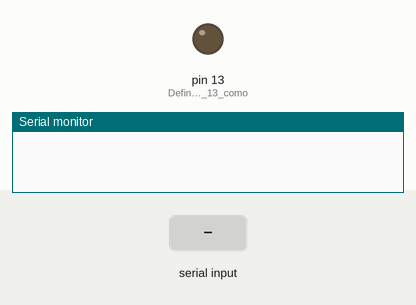
Recording of a sketch running on a simulated Arduino Uno, built with avr-gcc and run on an emulated ATmega328P. Parts: output pins drawn as LEDs (lit = HIGH), the last lines printed to the serial monitor. The test bench sets the inputs (shaded band).

Above: at 1.2 s.
1.3 s: "1" received over the second serial link
At 1.9 s:
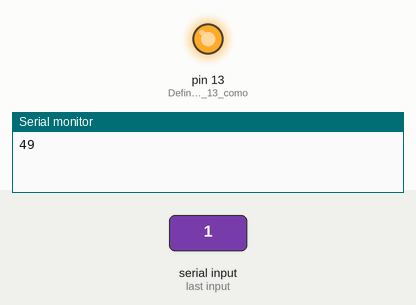
2.8 s: "2" received over the second serial link
At 4.0 s:
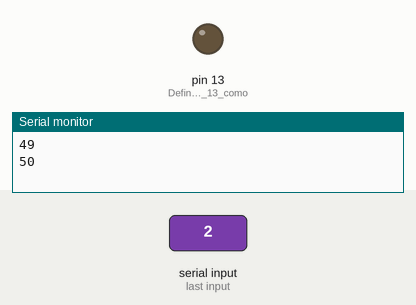
4.3 s: "a" received over the second serial link
At 5.4 s:
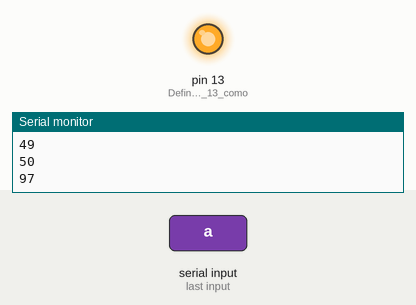
Timing chart, 0 to 7.3 s (numbered marks = the images above; inputs shaded):
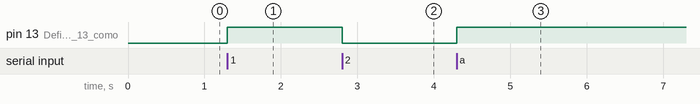

The sketch:

Prueba_BT2.ino
```cpp
#include <SoftwareSerial.h>  //Importamos la librería, usualmente se importa por defecto
SoftwareSerial BT1(3, 2);    //Crea conexion al bluetooth - PIN 3 a TX y PIN 2 a RX
int entrada;

/*
  CONEXIONES:
  ARDUINO   BLUETOOTH
  5V        VCC
  GND       GND
  PIN 3     TX
  PIN 2     RX
*/

void setup() {
  Serial.begin(9600);   //Inicializamos la comunicación serial con el arduino
  BT1.begin(9600);      //Iniciamos la comunicación con el BT que creamos
  pinMode(13, OUTPUT);  //Definimos el pin 13 como salida
}

void loop() {
  while (BT1.available() == 0) {
  }

  entrada = BT1.read();  //Leemos el valor del BT
  if (entrada == '1') {
    digitalWrite(13, HIGH);  //Encendemos el led de la placa
  } else if (entrada == '2') {
    digitalWrite(13, LOW);  //Apagamos el led de la placa
  }

  //ejemplo con switch
  switch (entrada)  //comparamos el valor guardado en la variable dato
  {
    case 'a':               //si el dato leido es a
      digitalWrite(13, 1);  //Setiamos a 5V el pin 13
      break;
    case 'b':               //si el dato leido es b
      digitalWrite(13, 0);  //setiamos a 0V el pin 13
      break;
  }

  Serial.println(entrada);  //podemos visualizar el dato que ingresamos, en la salida del Monitor se visualiza en código
}
```

Measured:
- after the input at 1.3 s, pin 13 (Definimos_el_pin_13_como): LOW → HIGH at once
- after the input at 2.8 s, pin 13 (Definimos_el_pin_13_como): HIGH → LOW at once
- after the input at 4.3 s, pin 13 (Definimos_el_pin_13_como): LOW → HIGH at once
